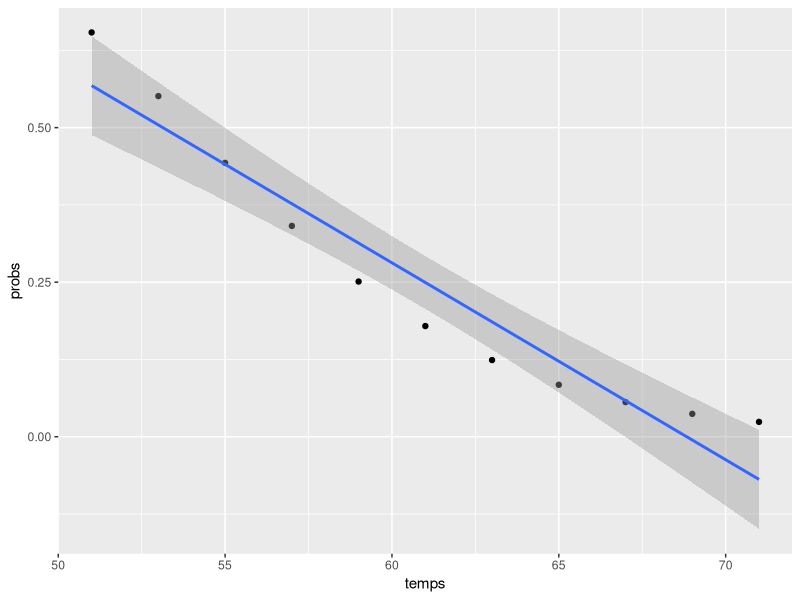

R code for this plot:
## ---- chunk 1
knitr::opts_chunk$set(echo = TRUE)
knitr::opts_chunk$set(tidy = TRUE)
knitr::opts_chunk$set(warning = FALSE)

libs <- c("tidyverse", "magrittr", "knitr", "kableExtra", "formatR")

loadPkg <- function(x) {
  if(!require(x, character.only = T)) install.packages(x, dependencies = T)
  require(x, character.only = T)
}

lapply(libs, loadPkg)
## ---- chunk 2
birth_weight <- function(parity) 120.07 - 1.93 * parity
kable(data_frame(child = 0:3, weight = map_dbl(0:3, birth_weight)))
## ---- chunk 3
days_absent <- function(eth, sex, lrn) 18.93 - 9.11 * eth + 3.10 * sex + 2.15 * lrn
actual <- 2
prediction <- days_absent(0, 1, 1)

residual <- (actual - prediction) %>%
  print
## ---- chunk 4
n <- 146
k <- 3

varResidual <- 240.57
varStudents <- 264.17

r2 <- 1 - (varResidual/varStudents)
adjR2 <- 1 - (varResidual/varStudents) * ((n-1)/(n-k-1))
## ---- chunk 5
prob_dmg <- function(temp) {
  dmg_o <- 11.6630 - .2162 * temp
  p <- exp(dmg_o) / (1 + exp(dmg_o))
  return(round(p, 3))
}

# probabilities
temps <- seq(from = 51, to = 71, by = 2)
probs <- prob_dmg(temps)
df <- data_frame(temps, probs)
kable(df)
## ---- chunk 6
ggplot(df, aes(x = temps, y = probs)) +
  geom_point() +
  geom_smooth(method = "lm")
